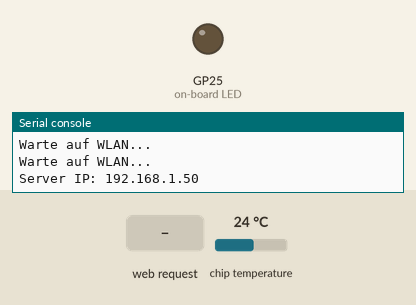
This program was run on a simulated Raspberry Pi Pico running MicroPython. Shown: output pins drawn as LEDs (lit = HIGH), the last lines printed to the serial console. The test bench sets the inputs (shaded band); at power-on: chip temperature 24 °C. WiFi joins after 1.5 s.

Above: at 3.2 s.
3.3 s: HTTP request GET /lighton? received
At 4.5 s:
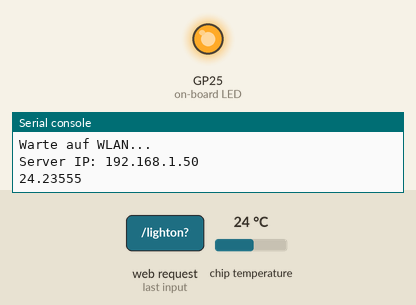
4.8 s: HTTP request GET /lightoff? received
At 5.9 s:
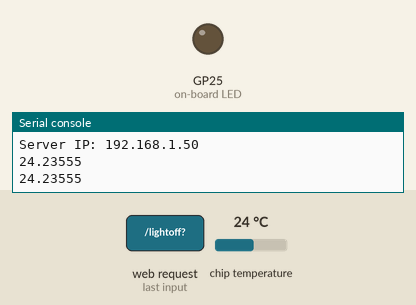
Timing chart, 0 to 7.8 s (numbered marks = the images above; inputs shaded):
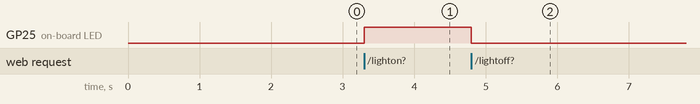

Measured:
- after the input at 3.3 s, GP25 (on-board LED): LOW → HIGH at once
- after the input at 4.8 s, GP25 (on-board LED): HIGH → LOW at once

The program:

PicoW_Temp_Webserver.py
```python
# Anzeige der inneren (!) Temperatur des RP2040 Chips auf Website
# mit 'Ansicht->Drucken' (Plotter auch in Thonny)
import network
import socket
from time import sleep
from picozero import pico_temp_sensor, pico_led
import machine

# Anpassen!
ssid     = 'SSID'
password = 'GEHEIM'

def connect():
    wlan = network.WLAN(network.STA_IF)
    wlan.active(True)
    wlan.connect(ssid, password)
    while wlan.isconnected() == False:
        print('Warte auf WLAN...')
        sleep(1)

    ip = wlan.ifconfig()[0]
    print(f'Server IP: {ip}')
    return ip

def open_socket(ip):
    address = (ip, 80)
    connection = socket.socket()
    connection.bind(address)
    connection.listen(1)
    return connection


def webpage(temperature, state):
    # HTML, alle 5s Refresh
    html = f"""
            <!DOCTYPE html>
            <meta http-equiv="refresh" content="5" >
            <html>
            <form action="./lighton">
            <input type="submit" value="LED an" />
            </form>
            <form action="./lightoff">
            <input type="submit" value="LED aus" />
            </form>
            <p>LED is {state}</p>
            <p>Temperatur: {temperature:.1f} &deg;C</p>
            </body>
            </html>
            """
    return str(html)


def serve(connection):
    #Starte Webserver
    state = 'OFF'
    pico_led.off()
    temperature = 0
    while True:
        client = connection.accept()[0]
        request = client.recv(1024)
        request = str(request)
        try:
            request = request.split()[1]
        except IndexError:
            pass
        if request == '/lighton?':
            pico_led.on()
            state = 'ON'
        elif request =='/lightoff?':
            pico_led.off()
            state = 'OFF'
        temperature = pico_temp_sensor.temp
        print(temperature)
        html = webpage(temperature, state)
        client.send(html)
        client.close()

try:
    ip = connect()
    connection = open_socket(ip)
    serve(connection)
except KeyboardInterrupt:
    machine.reset()
```
